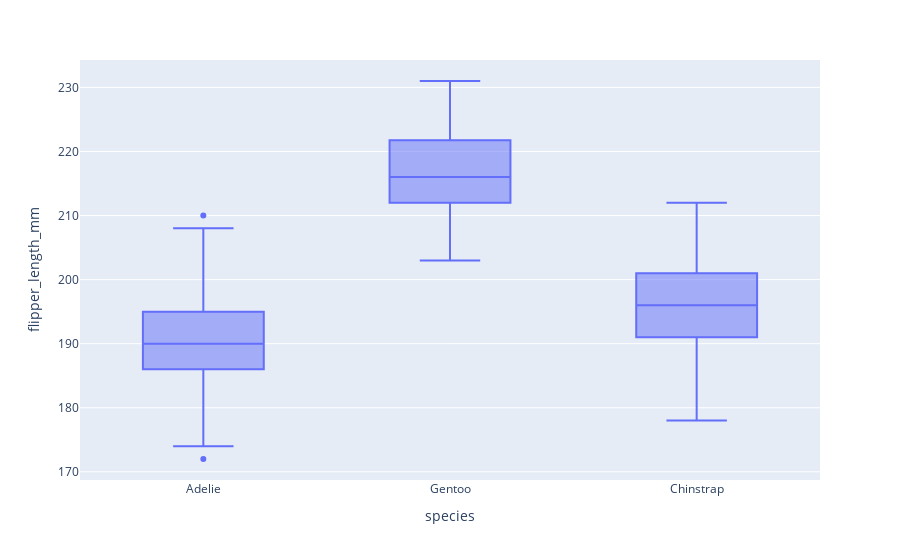

Notebook code for this chart:
### Code cell
px.box(df, x='species', y='flipper_length_mm')

### Figure 1 — Plotly figure (JSON) as saved in the notebook; plotly's stock layout.template omitted (floating-point values rounded to 4 significant figures; data arrays with more than 128 entries replaced by an {"elided": "..."} marker saying what was removed)
{"data": [{"alignmentgroup": "True", "hovertemplate": "species=%{x}<br>flipper_length_mm=%{y}<extra></extra>", "legendgroup": "", "marker": {"color": "#636efa"}, "name": "", "notched": false, "offsetgroup": "", "orientation": "v", "showlegend": false, "type": "box", "x": {"elided": "333 str values"}, "x0": " ", "xaxis": "x", "y": {"elided": "333 int values"}, "y0": " ", "yaxis": "y"}], "layout": {"boxmode": "group", "legend": {"tracegroupgap": 0}, "margin": {"t": 60}, "xaxis": {"anchor": "y", "domain": [0, 1], "title": {"text": "species"}}, "yaxis": {"anchor": "x", "domain": [0, 1], "title": {"text": "flipper_length_mm"}}}}
